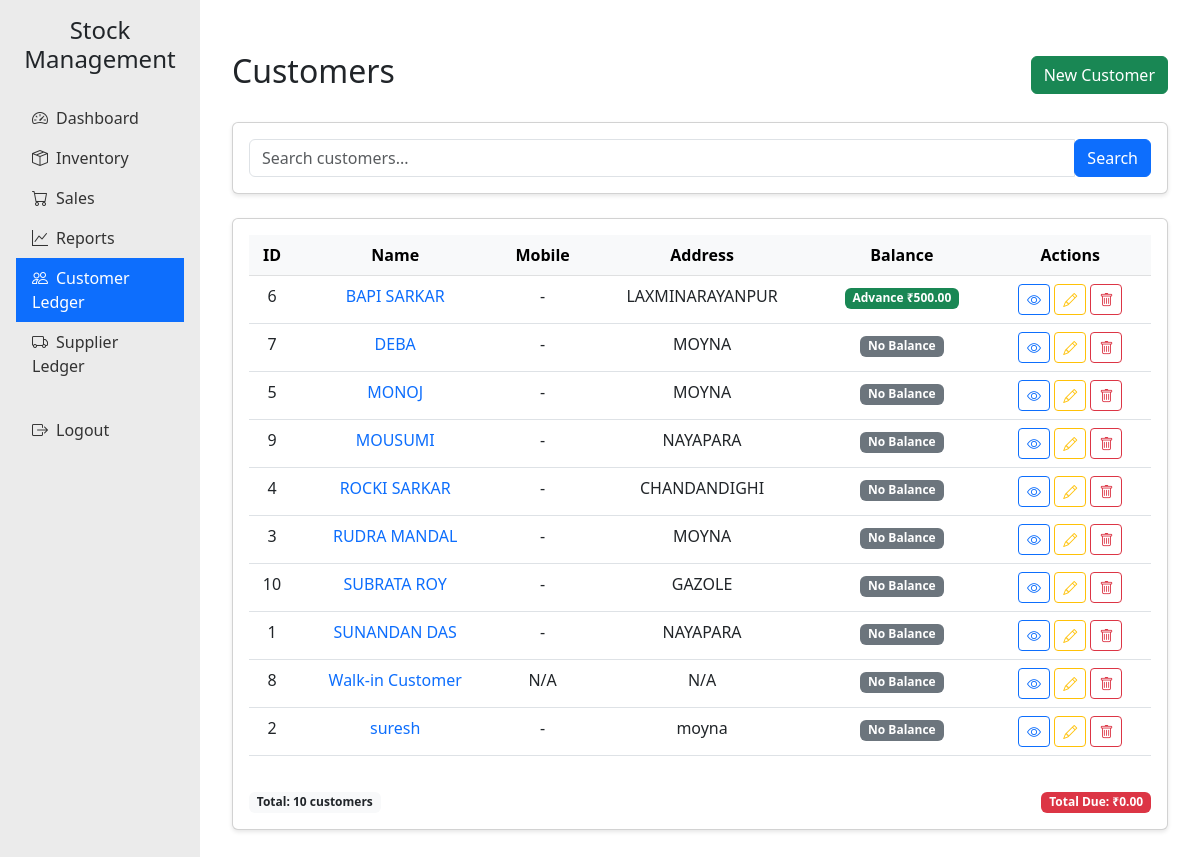
The app's page /customers (signed in) with its own data.
### app.py (models this page shows)
class Customer(db.Model):
    id = db.Column(db.Integer, primary_key=True)
    name = db.Column(db.String(100), nullable=False)
    mobile = db.Column(db.String(15))
    address = db.Column(db.String(200))
    aadhar = db.Column(db.String(20))
    date_added = db.Column(db.Date, default=date.today())
    photo_path = db.Column(db.String(200))

### app.py (the view)
@app.route('/customers')
@login_required
def customers():
    search_term = request.args.get('search', '')
    if search_term:
        customers = Customer.query.filter(
            (Customer.name.ilike(f'%{search_term}%')) |
            (Customer.mobile.ilike(f'%{search_term}%')) |
            (Customer.address.ilike(f'%{search_term}%'))
        ).order_by(Customer.name).all()
    else:
        customers = Customer.query.order_by(Customer.name).all()
    total_due_all = 0
    for customer in customers:
        sales = Sale.query.filter_by(customer_id=customer.id).all()
        payments = Payment.query.filter_by(customer_id=customer.id).all()
        customer.total_due = sum(sale.due_amount for sale in sales) - sum(payment.amount for payment in payments)
        total_due_all += customer.total_due if customer.total_due > 0 else 0
    return render_template('customers.html',
                         customers=customers,
                         search_term=search_term,
                         total_due_all=total_due_all)

### app.py (called while the page is built)
def login_required(f):
    @wraps(f)
    def decorated_function(*args, **kwargs):
        if 'user_id' not in session:
            flash('Please log in to access this page.', 'danger')
            return redirect(url_for('login'))
        return f(*args, **kwargs)
    return decorated_function

### templates/customers.html (shortened to what this page needs)
{% extends "base.html" %}
{% block content %}
<div class="container mt-4">
    <div class="d-flex justify-content-between align-items-center mb-4">
        <h2>Customers</h2>
        <a href="{{ url_for('add_customer') }}" class="btn btn-success">
             New Customer
        </a>
    </div>
    <div class="card mb-4">
        <div class="card-body">
            <form method="GET" action="{{ url_for('customers') }}" class="form-inline">
                <div class="input-group w-100">
                    <input type="text" name="search" class="form-control" placeholder="Search customers..."
                           value="{{ search_term }}">
                    <div class="input-group-append">
                        <button class="btn btn-primary" type="submit">
                             Search
                        </button>
                    </div>
                </div>
            </form>
        </div>
    </div>
    <div class="card">
        <div class="card-body">
            <div class="table-responsive">
                <table class="table table-hover">
                    <thead class="table-light">
                        <tr class="text-center">
                            <th>ID</th>
                            <th>Name</th>
                            <th>Mobile</th>
                            <th>Address</th>
                            <th>Balance</th>
                            <th>Actions</th>
                        </tr>
                    </thead>
                    <tbody>
                        {% for customer in customers %}
                        <tr class="text-center">
                            <td>{{ customer.id }}</td>
                            <td class="text-center">
                                <a href="{{ url_for('view_customer', id=customer.id) }}" class="text-decoration-none">
                                    {{ customer.name }}
                                </a>
                            </td>
                            <td>{{ customer.mobile or '-' }}</td>
                            <td>{{ customer.address|truncate(30) if customer.address else '-' }}</td>
                            <td>
                                {% if customer.total_due > 0 %}
                                    <span class="badge bg-danger">Due ₹{{ "%.2f"|format(customer.total_due) }}</span>
                                {% elif customer.total_due < 0 %}
                                    <span class="badge bg-success">Advance ₹{{ "%.2f"|format(-customer.total_due) }}</span>
                                {% else %}
                                    <span class="badge bg-secondary">No Balance</span>
                                {% endif %}
                            </td>
                                <td>
				    <a href="{{ url_for('view_customer', id=customer.id) }}" class="btn btn-sm btn-outline-primary">
				        <i class="bi bi-eye"></i>
				    </a>
				    <a href="{{ url_for('edit_customer', id=customer.id) }}" class="btn btn-sm btn-outline-warning">
				        <i class="bi bi-pencil"></i>
				    </a>
				    <form method="POST" action="{{ url_for('delete_customer', id=customer.id) }}" class="d-inline">
				        <button type="submit" class="btn btn-sm btn-outline-danger" onclick="return confirm('Are you sure you want to delete this customer?')">
				            <i class="bi bi-trash"></i>
				        </button>
				    </form>
				</td>
                        </tr>
                        {% else %}
                        <tr>
                            <td colspan="6" class="text-center py-4">No customers found</td>
                        </tr>
                        {% endfor %}
                    </tbody>
                </table>
            </div>
            <div class="d-flex justify-content-between mt-3">
                <div>
                    <span class="badge bg-light text-dark">Total: {{ customers|length }} customers</span>
                </div>
                <div>
                    <span class="badge bg-danger">
                        Total Due: ₹{{ "%.2f"|format(total_due_all) if total_due_all is defined else '0.00' }}
                    </span>
                </div>
            </div>
        </div>
    </div>
</div>
{% endblock %}

### templates/base.html (style rules this page uses)
.card { margin-bottom: 20px; box-shadow: 0 2px 4px rgba(0,0,0,0.1); }
.table-responsive { overflow-x: auto; }

### records on screen
Customer: id "6", name "BAPI SARKAR", mobile "-", address "LAXMINARAYANPUR", total_due "500.00"
Customer: id "7", name "DEBA", mobile "-", address "MOYNA", shows "No Balance"
Customer: id "5", name "MONOJ", mobile "-", address "MOYNA", shows "No Balance"
Customer: id "9", name "MOUSUMI", mobile "-", address "NAYAPARA", shows "No Balance"
Customer: id "4", name "ROCKI SARKAR", mobile "-", address "CHANDANDIGHI", shows "No Balance"
Customer: id "3", name "RUDRA MANDAL", mobile "-", address "MOYNA", shows "No Balance"
Customer: id "10", name "SUBRATA ROY", mobile "-", address "GAZOLE", shows "No Balance"
Customer: id "1", name "SUNANDAN DAS", mobile "-", address "NAYAPARA", shows "No Balance"
Customer: id "8", name "Walk-in Customer", mobile "N/A", address "N/A", shows "No Balance"
Customer: id "2", name "suresh", mobile "-", address "moyna", shows "No Balance"

### other values on screen
{{ customers|length }} "10"
{{ "%.2f"|format(total_due_all) if total_due_all is defined else '0.00' }} "0.00"
